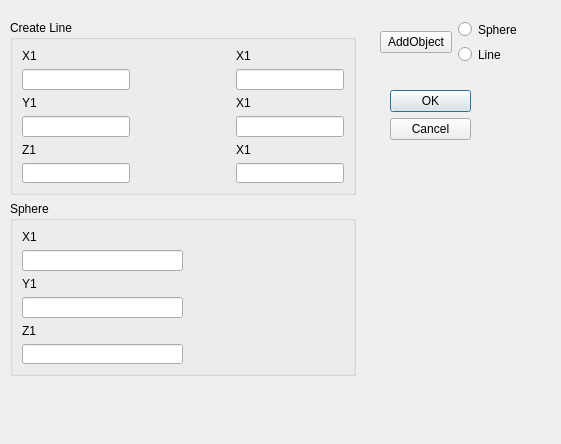
<?xml version="1.0" encoding="UTF-8"?>
<ui version="4.0">
 <class>Dialog</class>
 <widget class="QDialog" name="Dialog">
  <property name="geometry">
   <rect>
    <x>0</x>
    <y>0</y>
    <width>561</width>
    <height>444</height>
   </rect>
  </property>
  <property name="windowTitle">
   <string>Dialog</string>
  </property>
  <widget class="QDialogButtonBox" name="buttonBox">
   <property name="geometry">
    <rect>
     <x>390</x>
     <y>90</y>
     <width>81</width>
     <height>241</height>
    </rect>
   </property>
   <property name="orientation">
    <enum>Qt::Vertical</enum>
   </property>
   <property name="standardButtons">
    <set>QDialogButtonBox::Cancel|QDialogButtonBox::Ok</set>
   </property>
  </widget>
  <widget class="QWidget" name="">
   <property name="geometry">
    <rect>
     <x>10</x>
     <y>20</y>
     <width>346</width>
     <height>356</height>
    </rect>
   </property>
   <layout class="QVBoxLayout" name="verticalLayout_11">
    <item>
     <widget class="QGroupBox" name="groupBox">
      <property name="title">
       <string>Create Line</string>
      </property>
      <layout class="QVBoxLayout" name="verticalLayout_7">
       <item>
        <layout class="QHBoxLayout" name="horizontalLayout">
         <item>
          <layout class="QVBoxLayout" name="verticalLayout">
           <item>
            <widget class="QLabel" name="label">
             <property name="text">
              <string>X1</string>
             </property>
            </widget>
           </item>
           <item>
            <widget class="QLineEdit" name="lineEdit"/>
           </item>
          </layout>
         </item>
         <item>
          <spacer name="horizontalSpacer">
           <property name="orientation">
            <enum>Qt::Horizontal</enum>
           </property>
           <property name="sizeHint" stdset="0">
            <size>
             <width>40</width>
             <height>20</height>
            </size>
           </property>
          </spacer>
         </item>
         <item>
          <layout class="QVBoxLayout" name="verticalLayout_4">
           <item>
            <widget class="QLabel" name="label_4">
             <property name="text">
              <string>X1</string>
             </property>
            </widget>
           </item>
           <item>
            <widget class="QLineEdit" name="lineEdit_4">
             <property name="text">
              <string/>
             </property>
            </widget>
           </item>
          </layout>
         </item>
        </layout>
       </item>
       <item>
        <layout class="QHBoxLayout" name="horizontalLayout_2">
         <item>
          <layout class="QVBoxLayout" name="verticalLayout_2">
           <item>
            <widget class="QLabel" name="label_2">
             <property name="text">
              <string>Y1</string>
             </property>
            </widget>
           </item>
           <item>
            <widget class="QLineEdit" name="lineEdit_2"/>
           </item>
          </layout>
         </item>
         <item>
          <spacer name="horizontalSpacer_2">
           <property name="orientation">
            <enum>Qt::Horizontal</enum>
           </property>
           <property name="sizeHint" stdset="0">
            <size>
             <width>40</width>
             <height>20</height>
            </size>
           </property>
          </spacer>
         </item>
         <item>
          <layout class="QVBoxLayout" name="verticalLayout_5">
           <item>
            <widget class="QLabel" name="label_5">
             <property name="text">
              <string>X1</string>
             </property>
            </widget>
           </item>
           <item>
            <widget class="QLineEdit" name="lineEdit_5"/>
           </item>
          </layout>
         </item>
        </layout>
       </item>
       <item>
        <layout class="QHBoxLayout" name="horizontalLayout_3">
         <item>
          <layout class="QVBoxLayout" name="verticalLayout_3">
           <item>
            <widget class="QLabel" name="label_3">
             <property name="text">
              <string>Z1</string>
             </property>
            </widget>
           </item>
           <item>
            <widget class="QLineEdit" name="lineEdit_3"/>
           </item>
          </layout>
         </item>
         <item>
          <spacer name="horizontalSpacer_3">
           <property name="orientation">
            <enum>Qt::Horizontal</enum>
           </property>
           <property name="sizeHint" stdset="0">
            <size>
             <width>40</width>
             <height>20</height>
            </size>
           </property>
          </spacer>
         </item>
         <item>
          <layout class="QVBoxLayout" name="verticalLayout_6">
           <item>
            <widget class="QLabel" name="label_6">
             <property name="text">
              <string>X1</string>
             </property>
            </widget>
           </item>
           <item>
            <widget class="QLineEdit" name="lineEdit_7"/>
           </item>
          </layout>
         </item>
        </layout>
       </item>
      </layout>
     </widget>
    </item>
    <item>
     <widget class="QGroupBox" name="groupBox_2">
      <property name="title">
       <string>Sphere</string>
      </property>
      <layout class="QVBoxLayout" name="verticalLayout_9">
       <item>
        <layout class="QHBoxLayout" name="horizontalLayout_4">
         <item>
          <layout class="QVBoxLayout" name="verticalLayout_10">
           <item>
            <widget class="QLabel" name="label_7">
             <property name="text">
              <string>X1</string>
             </property>
            </widget>
           </item>
           <item>
            <widget class="QLineEdit" name="lineEdit_6"/>
           </item>
          </layout>
         </item>
         <item>
          <spacer name="horizontalSpacer_4">
           <property name="orientation">
            <enum>Qt::Horizontal</enum>
           </property>
           <property name="sizeHint" stdset="0">
            <size>
             <width>40</width>
             <height>20</height>
            </size>
           </property>
          </spacer>
         </item>
        </layout>
       </item>
       <item>
        <layout class="QHBoxLayout" name="horizontalLayout_5">
         <item>
          <layout class="QVBoxLayout" name="verticalLayout_12">
           <item>
            <widget class="QLabel" name="label_9">
             <property name="text">
              <string>Y1</string>
             </property>
            </widget>
           </item>
           <item>
            <widget class="QLineEdit" name="lineEdit_9"/>
           </item>
          </layout>
         </item>
         <item>
          <spacer name="horizontalSpacer_5">
           <property name="orientation">
            <enum>Qt::Horizontal</enum>
           </property>
           <property name="sizeHint" stdset="0">
            <size>
             <width>40</width>
             <height>20</height>
            </size>
           </property>
          </spacer>
         </item>
         <item>
          <layout class="QVBoxLayout" name="verticalLayout_13"/>
         </item>
        </layout>
       </item>
       <item>
        <layout class="QHBoxLayout" name="horizontalLayout_6">
         <item>
          <layout class="QVBoxLayout" name="verticalLayout_14">
           <item>
            <widget class="QLabel" name="label_11">
             <property name="text">
              <string>Z1</string>
             </property>
            </widget>
           </item>
           <item>
            <widget class="QLineEdit" name="lineEdit_11"/>
           </item>
          </layout>
         </item>
         <item>
          <spacer name="horizontalSpacer_6">
           <property name="orientation">
            <enum>Qt::Horizontal</enum>
           </property>
           <property name="sizeHint" stdset="0">
            <size>
             <width>40</width>
             <height>20</height>
            </size>
           </property>
          </spacer>
         </item>
         <item>
          <layout class="QVBoxLayout" name="verticalLayout_15"/>
         </item>
        </layout>
       </item>
      </layout>
     </widget>
    </item>
   </layout>
  </widget>
  <widget class="QWidget" name="">
   <property name="geometry">
    <rect>
     <x>380</x>
     <y>20</y>
     <width>142</width>
     <height>44</height>
    </rect>
   </property>
   <layout class="QHBoxLayout" name="horizontalLayout_7">
    <item>
     <widget class="QPushButton" name="pushButton">
      <property name="text">
       <string>AddObject</string>
      </property>
     </widget>
    </item>
    <item>
     <layout class="QVBoxLayout" name="verticalLayout_8">
      <item>
       <widget class="QRadioButton" name="radioButton">
        <property name="text">
         <string>Sphere</string>
        </property>
       </widget>
      </item>
      <item>
       <widget class="QRadioButton" name="radioButton_2">
        <property name="text">
         <string>Line</string>
        </property>
       </widget>
      </item>
     </layout>
    </item>
   </layout>
  </widget>
 </widget>
 <resources/>
 <connections>
  <connection>
   <sender>buttonBox</sender>
   <signal>accepted()</signal>
   <receiver>Dialog</receiver>
   <slot>accept()</slot>
   <hints>
    <hint type="sourcelabel">
     <x>248</x>
     <y>254</y>
    </hint>
    <hint type="destinationlabel">
     <x>157</x>
     <y>274</y>
    </hint>
   </hints>
  </connection>
  <connection>
   <sender>buttonBox</sender>
   <signal>rejected()</signal>
   <receiver>Dialog</receiver>
   <slot>reject()</slot>
   <hints>
    <hint type="sourcelabel">
     <x>316</x>
     <y>260</y>
    </hint>
    <hint type="destinationlabel">
     <x>286</x>
     <y>274</y>
    </hint>
   </hints>
  </connection>
 </connections>
</ui>
